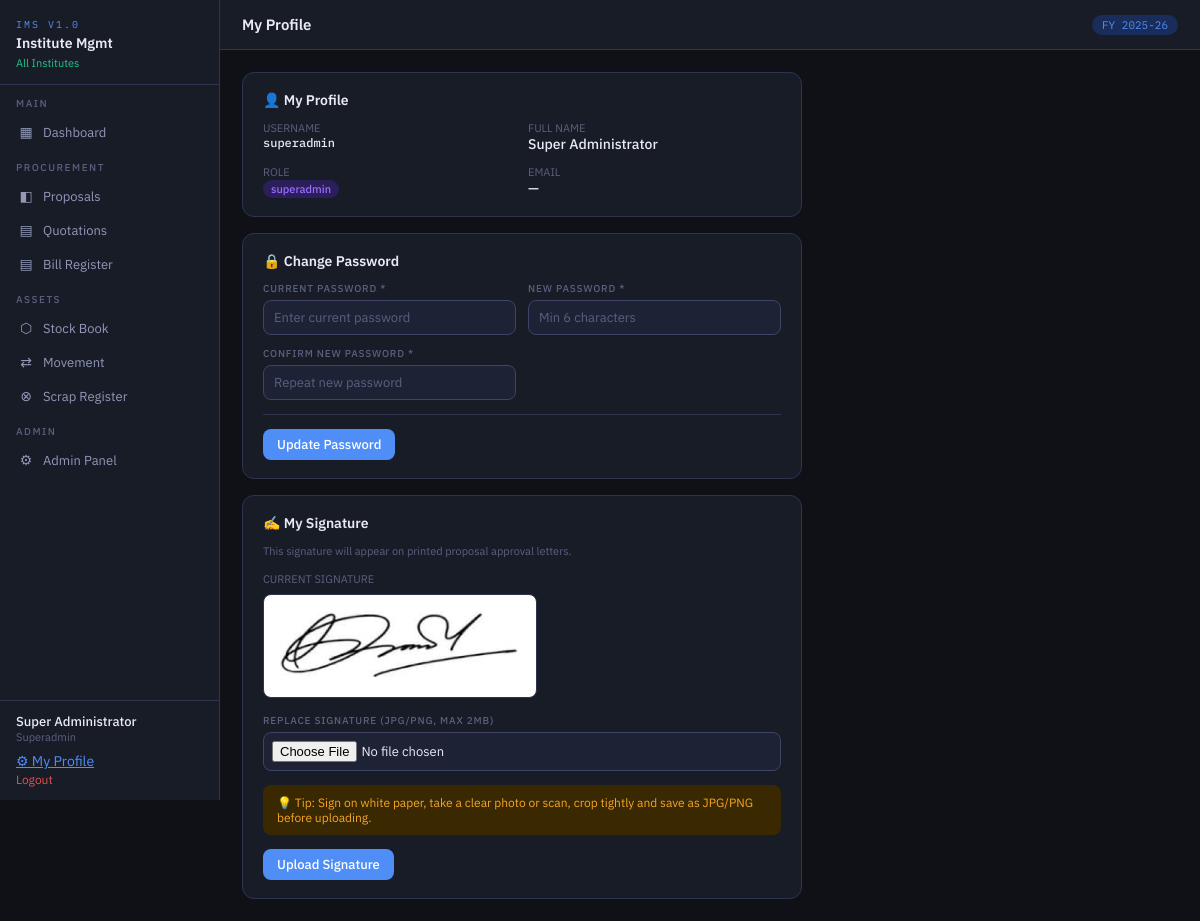
The app's page /profile.php (signed in) with its own data.
### tables this page shows
CREATE TABLE `users` (
  `id` int(10) UNSIGNED NOT NULL,
  `inst_id` int(10) UNSIGNED DEFAULT NULL,
  `username` varchar(60) NOT NULL,
  `password` varchar(255) NOT NULL,
  `full_name` varchar(100) NOT NULL,
  `email` varchar(100) DEFAULT NULL,
  `role` enum('superadmin','principal','office_staff','teacher','auditor') DEFAULT 'office_staff',
  `is_active` tinyint(1) DEFAULT 1,
  `last_login` datetime DEFAULT NULL,
  `created_at` timestamp NOT NULL DEFAULT current_timestamp(),
  `signature` varchar(255) DEFAULT NULL
);

### config/db.php (called while the page is built, shortened)
<?php
function db(): mysqli {
    static $conn = null;
    if ($conn === null) {
        $conn = new mysqli(DB_HOST, DB_USER, DB_PASS, DB_NAME, DB_PORT);
        $conn->set_charset('utf8mb4');
    }
    return $conn;
}
function query(string $sql, string $types = '', ...$params): mysqli_result|bool {
    $db  = db();
    $stmt = $db->prepare($sql);
    if ($types && $params) $stmt->bind_param($types, ...$params);
    $stmt->execute();
    $result = $stmt->get_result();
    return $result !== false ? $result : true;
}
function row(string $sql, string $types = '', ...$params): ?array {
    $r = query($sql, $types, ...$params);
    return ($r instanceof mysqli_result) ? ($r->fetch_assoc() ?: null) : null;
}
function esc(string $val): string {
    return htmlspecialchars($val, ENT_QUOTES, 'UTF-8');
}

### profile.php (the view, shortened to what this page needs)
<?php
require_once __DIR__ . '/config/db.php';
require_once __DIR__ . '/includes/layout.php';
$uid  = (int)$_SESSION['user_id'];
$role = $_SESSION['role'] ?? '';
$user = row("SELECT * FROM users WHERE id=?", 'i', $uid);
$sigUrl = ($user['signature'] ?? '') ? BASE_URL . '/uploads/signatures/' . $user['signature'] : null;
?>
<div style="max-width:560px">
  <div class="card" style="margin-bottom:16px">
    <div class="sec-title mb12">👤 My Profile</div>
    <div style="display:grid;grid-template-columns:1fr 1fr;gap:12px">
      <div>
        <div style="font-size:11px;color:var(--tx3)">USERNAME</div>
        <div class="fw500 mono"><?= esc($user['username']) ?></div>
      </div>
      <div>
        <div style="font-size:11px;color:var(--tx3)">FULL NAME</div>
        <div class="fw500"><?= esc($user['full_name']) ?></div>
      </div>
      <div>
        <div style="font-size:11px;color:var(--tx3)">ROLE</div>
        <div><span class="badge bg-purple"><?= esc($user['role']) ?></span></div>
      </div>
      <div>
        <div style="font-size:11px;color:var(--tx3)">EMAIL</div>
        <div class="fw500"><?= esc($user['email'] ?: '—') ?></div>
      </div>
    </div>
  </div>
  <div class="card" style="margin-bottom:16px">
    <div class="sec-title mb12">🔒 Change Password</div>
    <form method="POST">
      <div class="form-grid2" style="gap:12px">
        <div class="fg">
          <label>Current password *</label>
          <input type="password" name="current_password" required placeholder="Enter current password">
        </div>
        <div class="fg">
          <label>New password *</label>
          <input type="password" name="new_password" required placeholder="Min 6 characters">
        </div>
        <div class="fg">
          <label>Confirm new password *</label>
          <input type="password" name="confirm_password" required placeholder="Repeat new password">
        </div>
      </div>
      <div class="form-actions" style="margin-top:14px">
        <button type="submit" class="btn btn-primary">Update Password</button>
      </div>
    </form>
  </div>
  <?php if ($role === 'superadmin'): ?>
  <div class="card">
    <div class="sec-title mb12">✍️ My Signature</div>
    <div class="sec-sub" style="margin-bottom:14px">
      This signature will appear on printed proposal approval letters.
    </div>
    <?php if ($sigUrl): ?>
    <div style="margin-bottom:16px">
      <div style="font-size:11px;color:var(--tx3);margin-bottom:8px">CURRENT SIGNATURE</div>
      <div style="background:white;border-radius:var(--r);padding:16px;display:inline-block;border:1px solid var(--bd)">
        <img src="<?= $sigUrl ?>" alt="Signature" style="max-height:80px;max-width:240px;object-fit:contain">
      </div>
    </div>
    <?php else: ?>
    <div style="background:var(--bg3);border-radius:var(--r);padding:14px;margin-bottom:16px;color:var(--tx3);font-size:13px">
      ⚠️ No signature uploaded yet. Upload one to appear on approval letters.
    </div>
    <?php endif; ?>
    <form method="POST" enctype="multipart/form-data">
      <div class="fg" style="margin-bottom:14px">
        <label><?= $sigUrl ? 'Replace signature' : 'Upload signature' ?> (JPG/PNG, max 2MB)</label>
        <input type="file" name="signature" accept=".jpg,.jpeg,.png" required
          style="background:var(--bg3);border:1px solid var(--bd2);border-radius:var(--r);padding:8px;color:var(--tx);width:100%">
      </div>
      <div style="background:var(--ams);border-radius:var(--r);padding:10px 14px;margin-bottom:14px;font-size:12px;color:var(--am)">
        💡 Tip: Sign on white paper, take a clear photo or scan, crop tightly and save as JPG/PNG before uploading.
      </div>
      <button type="submit" class="btn btn-primary">Upload Signature</button>
    </form>
  </div>
  <?php endif; ?>
</div>

### assets/css/app.css (style rules this page uses)
*, *::before, *::after { box-sizing: border-box; margin: 0; padding: 0; }
:root { --bg: #0f1117; --bg2: #181c27; --bg3: #1e2235; --bg4: #252a3d; --bd: #2e3450; --bd2: #3d4466; --tx: #e8eaf6; --tx2: #9198b8; --tx3: #5a6180; --ac: #4f8ef7; --ac2: #3a6fd8; --acs: #1a2d5a; --gn: #22c78a; --gns: #0d3322; --am: #f5a623; --ams: #3a2800; --rd: #e05252; --rds: #3a1010; --pu: #9b6dff; --pus: #2a1f5a; --font: 'IBM Plex Sans', sans-serif; --mono: 'IBM Plex Mono', monospace; --r: 8px; --rl: 12px; }
body { font-family: var(--font); background: var(--bg); color: var(--tx); min-height: 100vh; display: flex; font-size: 14px; }
.card { background: var(--bg2); border: 1px solid var(--bd); border-radius: var(--rl); padding: 18px 20px; }
.card + .card { margin-top: 16px; }
.sec-title { font-size: 14px; font-weight: 600; }
.sec-sub { font-size: 11px; color: var(--tx3); margin-top: 2px; }
.mono { font-family: var(--mono); font-size: 12px; }
.btn { display: inline-flex; align-items: center; gap: 5px; padding: 7px 14px; border-radius: var(--r); font-family: var(--font); font-size: 13px; font-weight: 500; cursor: pointer; border: none; transition: all .13s; text-decoration: none; }
.btn-primary { background: var(--ac); color: #fff; }
.badge { display: inline-flex; align-items: center; padding: 2px 8px; border-radius: 20px; font-size: 11px; font-weight: 500; white-space: nowrap; }
.bg-purple { background: var(--pus); color: var(--pu); }
.form-grid2 { display: grid; grid-template-columns: repeat(2,1fr); gap: 13px; }
.fg { display: flex; flex-direction: column; gap: 5px; }
.fg label { font-size: 10px; color: var(--tx3); text-transform: uppercase; letter-spacing: .8px; font-weight: 500; }
.fg input, .fg select, .fg textarea { background: var(--bg3); border: 1px solid var(--bd2); border-radius: var(--r); padding: 8px 10px; color: var(--tx); font-family: var(--font); font-size: 13px; outline: none; transition: border .13s; width: 100%; }
.fg input::placeholder { color: var(--tx3); }
.form-actions { display: flex; gap: 8px; margin-top: 14px; padding-top: 14px; border-top: 1px solid var(--bd); }
.fw500 { font-weight: 500; }
.mb12 { margin-bottom: 12px; }

### records on screen
users: username "superadmin", full_name "Super Administrator", role "superadmin", email "—", signature (picture)

### other values on screen
$inst "All Institutes"
$user "Super Administrator"
$role "Superadmin"
$pageTitle "My Profile"
$fy "2025-26"
